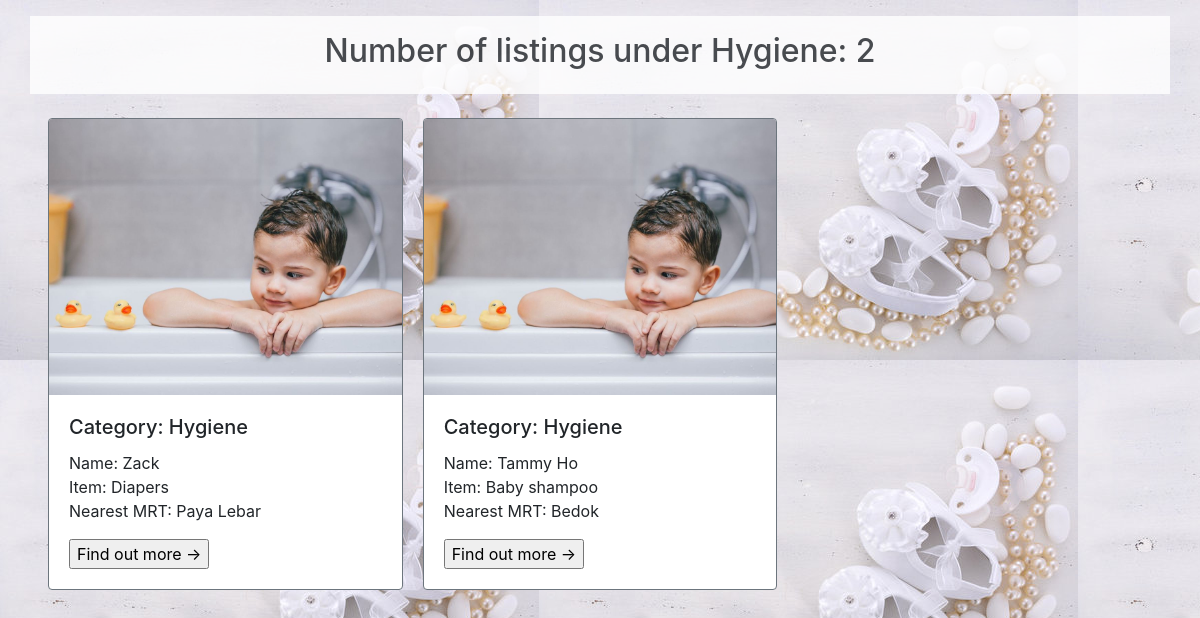
Page /misc/show_category.php?cat=Hygiene on the earlier database version.
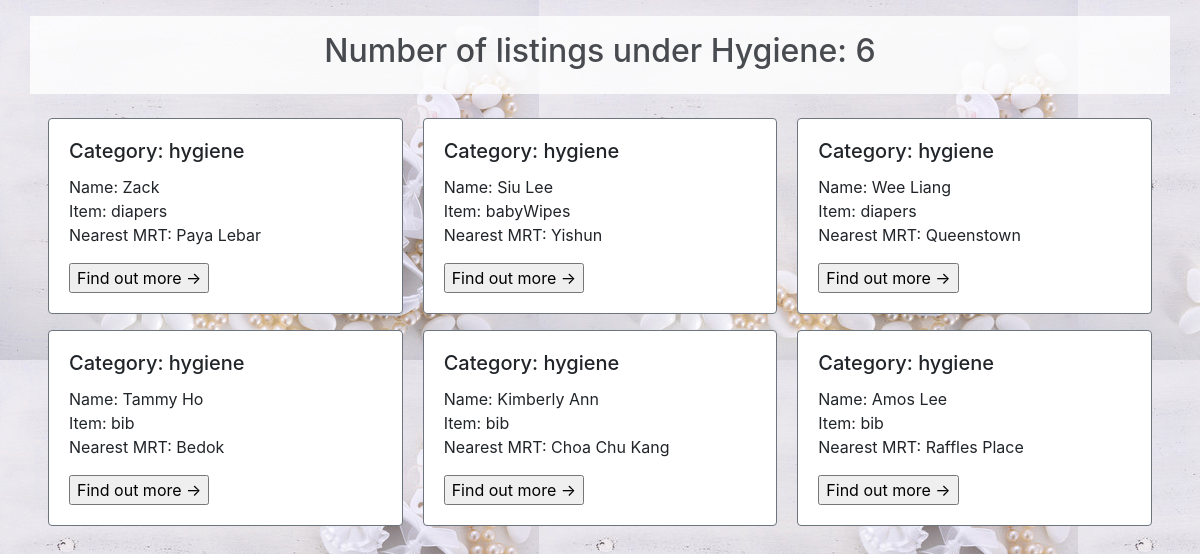
Same page on the later database version.
### tables this page shows
CREATE TABLE if not exists beneficiarylisting (
  username varchar(20) NOT NULL,
  mrt varchar(256) NOT NULL,
  category varchar(256) NOT NULL,
  item varchar(256) NOT NULL,
  quantity varchar(256) NOT NULL,
  itemcondition varchar(500)
);

### database/ListingDAO.php (called while the page is built, shortened)
<?php
  class ListingDAO {
    public function getListingByCat($category) {
      $connMgr = new ConnectionManager();
      $pdo = $connMgr->connect();
      $sql = 'SELECT username, mrt, category, item FROM beneficiarylisting where category = :category';
      $stmt = $pdo->prepare($sql);
      $stmt->bindParam(':category', $category, PDO::PARAM_STR);
      $stmt->execute();
      $result = [];
      $stmt->setFetchMode(PDO::FETCH_ASSOC);
      while($row = $stmt->fetch()) {
        $result[] = new Listing($row['username'], $row['mrt'], $row['category'], $row['item']);
      }
      return $result;
    }
  }
?>

### database/common.php (called while the page is built, shortened)
<?php
spl_autoload_register(function($class) {
    $path = $class . ".php";
});
?>

### database/Listing.php (called while the page is built)
<?php
    class Listing{
        private $username;
        private $category;
        private $item;
        private $mrt;
        public function __construct($username, $mrt, $category, $item){
            $this->username = $username;
            $this->mrt = $mrt;
            $this->category = $category;
            $this->item = $item;
        }
        public function getName(){
            return $this->username;
        }
        public function getCategory(){
            return $this->category;
        }
        public function getItem() {
            return $this->item;
        }
        public function getMrt(){
            return $this->mrt;
        }
    }
?>

### misc/show_category.php (the view, shortened to what this page needs)
<?php
    require_once "../database/common.php";
?>
<!DOCTYPE html>
<html lang="en">
<head>
    <link rel="stylesheet" href="https://stackpath.bootstrapcdn.com/bootstrap/4.5.2/css/bootstrap.min.css">
</head>
<body>
    <?php
        $category = $_GET["cat"];
        $dao = new ListingDAO;
        $listings = $dao->getListingByCat($category);
        $count = count($listings);
        echo "<div class='container text-center p-3 mt-3 heading'> <h2>Number of listings under {$category}: {$count}</h2></div>";
        echo "<br>";
        echo "<div class='card-columns px-5'>";
        foreach ($listings as $listing){
            echo "<div class='card border-secondary mb-3'>";
            if ($listing->getCategory() == 'Clothing') {
                echo "<img class='card-img-top' src='../images/cardclothes.jpg' alt='Card image cap'>";
            }
            elseif ($listing->getCategory() == 'Toys') {
                echo "<img class='card-img-top' src='../images/cardtoys.jpg' alt='Card image cap'>";
            }
            elseif ($listing->getCategory() == 'Hygiene') {
                echo "<img class='card-img-top' src='../images/cardhygiene.jpg' alt='Card image cap'>";
            }
            echo"
            <div class='card-body'>
                <form action='./display_popup.php'>
                    <h5 class='card-title'>Category: {$listing->getCategory()}</h5>
                    <p class='card-text'>Name: {$listing->getName()}<br>Item: {$listing->getItem()}<br> Nearest MRT: {$listing->getMrt()}</p>
                    <input type='hidden' name='u_name' value='{$listing->getName()}'>
                    <input type='submit' value='Find out more &#8594;'>
                </form>
            </div>
        </div>";
        }
        ?>
    </div>
</body>
</html>

Differences in the rows shown:
removed beneficiarylisting: category "Hygiene", username "Tammy Ho", item "Baby shampoo", mrt "Bedok"
removed beneficiarylisting: category "Hygiene", username "Zack", item "Diapers", mrt "Paya Lebar"
added beneficiarylisting: category "hygiene", username "Zack", item "diapers", mrt "Paya Lebar"
added beneficiarylisting: category "hygiene", username "Tammy Ho", item "bib", mrt "Bedok"
added beneficiarylisting: category "hygiene", username "Siu Lee", item "babyWipes", mrt "Yishun"
added beneficiarylisting: category "hygiene", username "Kimberly Ann", item "bib", mrt "Choa Chu Kang"
added beneficiarylisting: category "hygiene", username "Wee Liang", item "diapers", mrt "Queenstown"
added beneficiarylisting: category "hygiene", username "Amos Lee", item "bib", mrt "Raffles Place"
Other differences:
$category: (not shown) → "Hygiene"
$count: "2" → "6"
